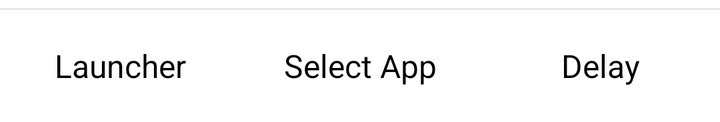
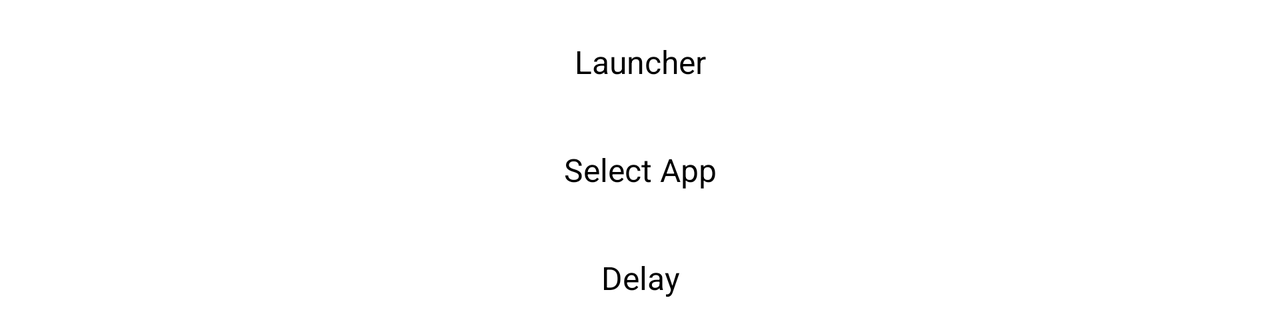

An Android layout and its configuration variant, each rendered on a device that would load it. The default file and the variant file are quoted in full after the pictures.
<!-- AndroidManifest.xml: application theme AppTheme -->
<!-- res/layout/setting_actions_panel.xml -->
<?xml version="1.0" encoding="utf-8"?>
<LinearLayout xmlns:android="http://schemas.android.com/apk/res/android"
    android:layout_width="match_parent"
    android:layout_height="wrap_content"
    android:orientation="vertical"
    android:paddingTop="4dp">

    <View
        android:layout_width="match_parent"
        android:layout_height="1dp"
        android:background="?android:attr/listDivider" />

    <LinearLayout
        android:layout_width="match_parent"
        android:layout_height="wrap_content"
        android:orientation="horizontal"
        android:paddingTop="4dp"
        android:paddingBottom="4dp">

        <Button
            android:id="@+id/button1"
            style="@style/SettingActionButton"
            android:nextFocusLeft="@+id/button3"
            android:nextFocusRight="@+id/button2"
            android:text="@string/btn_1" />

        <Button
            android:id="@+id/button2"
            style="@style/SettingActionButton"
            android:nextFocusLeft="@id/button1"
            android:nextFocusRight="@id/button3"
            android:text="@string/btn_2" />

        <Button
            android:id="@+id/button3"
            style="@style/SettingActionButton"
            android:nextFocusLeft="@id/button2"
            android:nextFocusRight="@id/button1"
            android:text="@string/btn_3" />
    </LinearLayout>
</LinearLayout>
<!-- resources referenced by this layout -->
<resources>
  <string name="btn_1">Launcher</string>
  <string name="btn_2">Select App</string>
  <string name="btn_3">Delay</string>
  <!-- from res/values-v11/ -->
  <style name="SettingActionButton">
          <item name="android:layout_width">0dp</item>
          <item name="android:layout_height">wrap_content</item>
          <item name="android:minHeight">48dp</item>
          <item name="android:layout_weight">1</item>
          <item name="android:layout_marginLeft">4dp</item>
          <item name="android:layout_marginRight">4dp</item>
          <item name="android:background">@drawable/bg_buttom_border_only</item>
          <item name="android:gravity">center</item>
          <item name="android:minWidth">0dp</item>
          <item name="android:paddingLeft">2dp</item>
          <item name="android:paddingRight">2dp</item>
          <item name="android:maxLines">2</item>
          <item name="android:ellipsize">end</item>
          <item name="android:textAppearance">?android:attr/textAppearanceButton</item>
      </style>
  <!-- from res/values-v11/ -->
  <style name="AppTheme" parent="android:style/Theme.Holo.Light.DarkActionBar" />
</resources>
<!-- res/layout-land/setting_actions_panel.xml (the repository's variant of the layout above) -->
<!-- drawn on the phone turned sideways -->
<?xml version="1.0" encoding="utf-8"?>
<LinearLayout xmlns:android="http://schemas.android.com/apk/res/android"
    android:layout_width="match_parent"
    android:layout_height="wrap_content"
    android:orientation="vertical"
    android:paddingTop="4dp">

    <Button
        android:id="@+id/button1"
        style="@style/SettingActionButtonLandscape"
        android:nextFocusDown="@+id/button2"
        android:nextFocusUp="@+id/button3"
        android:text="@string/btn_1" />

    <Button
        android:id="@+id/button2"
        style="@style/SettingActionButtonLandscape"
        android:nextFocusDown="@+id/button3"
        android:nextFocusUp="@id/button1"
        android:text="@string/btn_2" />

    <Button
        android:id="@+id/button3"
        style="@style/SettingActionButtonLandscape"
        android:nextFocusDown="@id/button1"
        android:nextFocusUp="@id/button2"
        android:text="@string/btn_3" />
</LinearLayout>
<!-- resources referenced by the variant -->
<!-- as the phone turned sideways resolves them -->
<resources>
  <string name="btn_1">Launcher</string>
  <string name="btn_2">Select App</string>
  <string name="btn_3">Delay</string>
  <!-- from res/values-v11/ -->
  <style name="SettingActionButtonLandscape">
          <item name="android:layout_width">match_parent</item>
          <item name="android:layout_height">wrap_content</item>
          <item name="android:minHeight">48dp</item>
          <item name="android:layout_marginTop">3dp</item>
          <item name="android:layout_marginBottom">3dp</item>
          <item name="android:background">@drawable/bg_buttom_border_only</item>
          <item name="android:gravity">center</item>
          <item name="android:paddingLeft">8dp</item>
          <item name="android:paddingRight">8dp</item>
          <item name="android:maxLines">2</item>
          <item name="android:ellipsize">end</item>
          <item name="android:textAppearance">?android:attr/textAppearanceButton</item>
      </style>
  <!-- from res/values-v11/ -->
  <style name="AppTheme" parent="android:style/Theme.Holo.Light.DarkActionBar" />
</resources>
